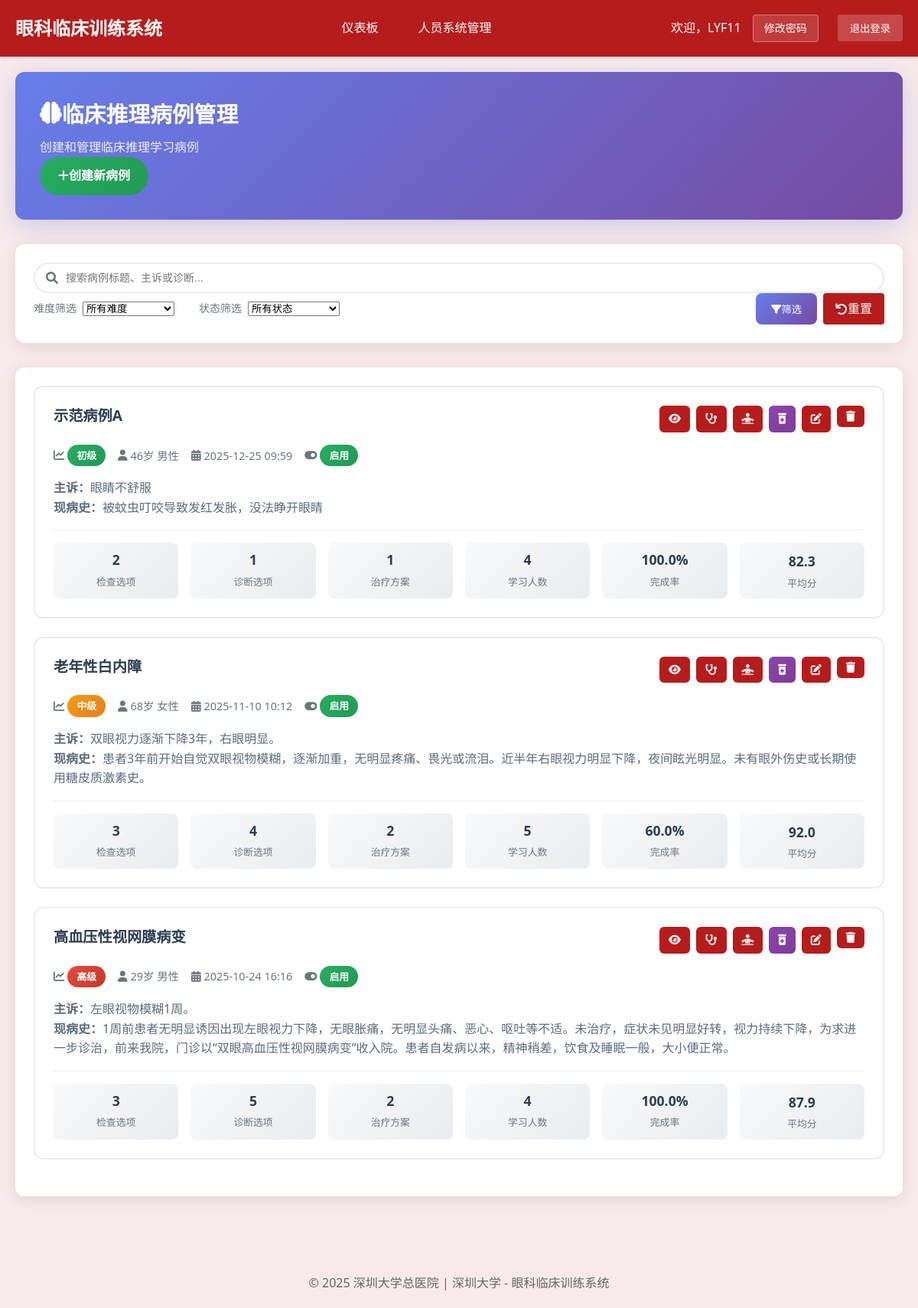
/teacher/clinical-cases/ (signed in), run on the app's committed database.
### cases/models.py (models this page shows, shortened)
class ClinicalCase(models.Model):
    title = models.CharField(max_length=200, verbose_name="案例标题")
    case_id = models.CharField(max_length=50, unique=True, verbose_name="案例编号")
    patient_age = models.IntegerField(verbose_name="患者年龄")
    patient_gender = models.CharField(max_length=10, choices=[('M', '男'), ('F', '女')], verbose_name="患者性别")
    chief_complaint = models.TextField(verbose_name="主诉")
    present_illness = models.TextField(verbose_name="现病史")
    past_history = models.TextField(blank=True, verbose_name="既往史")
    family_history = models.TextField(blank=True, verbose_name="家族史")
    visual_acuity = models.TextField(blank=True, verbose_name="视力", help_text="如：右眼0.3，左眼0.5")
    intraocular_pressure = models.TextField(blank=True, verbose_name="眼压", help_text="如：右眼15mmHg，左眼16mmHg")
    external_eye_exam = models.TextField(blank=True, verbose_name="眼外观检查", help_text="眼睑、眼球位置、运动等")
    pupil_exam = models.TextField(blank=True, verbose_name="瞳孔检查", help_text="瞳孔大小、形状、对光反应等")
    conjunctiva_exam = models.TextField(blank=True, verbose_name="结膜检查", help_text="结膜充血、水肿等")
    cornea_exam = models.TextField(blank=True, verbose_name="角膜检查", help_text="角膜透明度、表面等")
    learning_objectives = models.JSONField(verbose_name="学习目标", help_text="JSON格式存储多个学习目标")
    difficulty_level = models.CharField(
        max_length=20,
        choices=[('beginner', '初级'), ('intermediate', '中级'), ('advanced', '高级')],
        default='intermediate',
        verbose_name="难度等级"
    )
    is_active = models.BooleanField(default=True, verbose_name="是否启用")
    created_by = models.ForeignKey(User, on_delete=models.CASCADE, verbose_name="创建者")
    created_at = models.DateTimeField(auto_now_add=True, verbose_name="创建时间")
    updated_at = models.DateTimeField(auto_now=True, verbose_name="更新时间")
    case_images = models.JSONField(blank=True, null=True, verbose_name="案例图片", help_text="存储图片路径的JSON数组")
    class Meta:
        verbose_name = "临床案例"
        verbose_name_plural = "临床案例"
        ordering = ['-created_at']

### cases/views.py (the view)
# urls.py: path('teacher/clinical-cases/', views.teacher_clinical_case_list, name='teacher_clinical_case_list'),
@login_required
@user_passes_test(is_teacher, login_url='login')
def teacher_clinical_case_list(request):
    cases = ClinicalCase.objects.all().order_by('-created_at')
    search_query = request.GET.get('search', '')
    if search_query:
        cases = cases.filter(
            Q(title__icontains=search_query) |
            Q(chief_complaint__icontains=search_query) |
            Q(present_illness__icontains=search_query)
        )
    difficulty_filter = request.GET.get('difficulty', '')
    if difficulty_filter:
        cases = cases.filter(difficulty_level=difficulty_filter)
    status_filter = request.GET.get('status', '')
    if status_filter == 'active':
        cases = cases.filter(is_active=True)
    elif status_filter == 'inactive':
        cases = cases.filter(is_active=False)
    from django.db.models import Count, Avg
    cases = cases.annotate(
        examination_count=Count('examination_options', distinct=True),
        diagnosis_count=Count('diagnosis_options', distinct=True),
        treatment_count=Count('treatment_options', distinct=True),
        student_sessions_count=Count('studentclinicalsession', distinct=True),
        completed_sessions_count=Count(
            'studentclinicalsession',
            filter=Q(studentclinicalsession__completed_at__isnull=False),
            distinct=True,
        ),
        avg_score=Avg(
            'studentclinicalsession__overall_score',
            filter=Q(studentclinicalsession__overall_score__gt=0),
        ),
    )
    from django.core.paginator import Paginator
    paginator = Paginator(cases, 10)
    page_number = request.GET.get('page')
    page_obj = paginator.get_page(page_number)
    for case in page_obj:
        total_sessions = int(getattr(case, 'student_sessions_count', 0) or 0)
        completed_sessions = int(getattr(case, 'completed_sessions_count', 0) or 0)
        case.completion_rate = round((completed_sessions / total_sessions * 100), 1) if total_sessions > 0 else 0
        case.avg_score = float(getattr(case, 'avg_score', 0) or 0)
    context = {
        'page_obj': page_obj,
        'search_query': search_query,
        'difficulty_filter': difficulty_filter,
        'status_filter': status_filter,
    }
    return render(request, 'teacher/clinical_case_list.html', context)

### cases/views.py (called while the page is built)
def is_teacher(user):
    return user.groups.filter(name='Teachers').exists() or user.is_superuser

### cases/templates/teacher/clinical_case_list.html (shortened to what this page needs)
{% extends "base.html" %}
{% block content %}
<div class="container-fluid">
    <div class="page-header">
        <div class="d-flex justify-content-between align-items-center">
            <div>
                <h1 class="page-title">
                    <i class="fas fa-brain me-3"></i>
                    临床推理病例管理
                </h1>
                <p class="page-subtitle mb-0">创建和管理临床推理学习病例</p>
            </div>
            <div>
                <a href="{% url 'teacher_clinical_case_create' %}" class="btn btn-success-custom">
                    <i class="fas fa-plus me-2"></i>创建新病例
                </a>
            </div>
        </div>
    </div>
    <div class="search-filters">
        <form method="get">
            <div class="row g-3 mb-3">
                <div class="col-12">
                    <div class="search-box">
                        <i class="fas fa-search search-icon"></i>
                        <input type="text" class="form-control" name="search"
                               value="{{ search_query }}" placeholder="搜索病例标题、主诉或诊断...">
                    </div>
                </div>
            </div>
            <div style="display: flex; align-items: center; justify-content: space-between;">
                <div style="display: flex; align-items: center; gap: 2rem;">
                    <div style="display: flex; align-items: center; gap: 0.5rem;">
                        <label style="margin: 0; color: #6c757d; font-size: 0.875rem; white-space: nowrap;">难度筛选</label>
                        <select class="form-select" name="difficulty" style="min-width: 120px; width: auto;">
                            <option value="">所有难度</option>
                        </select>
                    </div>
                    <div style="display: flex; align-items: center; gap: 0.5rem;">
                        <label style="margin: 0; color: #6c757d; font-size: 0.875rem; white-space: nowrap;">状态筛选</label>
                        <select class="form-select" name="status" style="min-width: 120px; width: auto;">
                            <option value="">所有状态</option>
                        </select>
                    </div>
                </div>
                <div style="display: flex; gap: 0.5rem;">
                    <button type="submit" class="btn btn-primary-custom" style="padding: 0.5rem 1rem; min-width: 80px;">
                        <i class="fas fa-filter me-1"></i>筛选
                    </button>
                    <a href="{% url 'teacher_clinical_case_list' %}" class="btn btn-outline-secondary" style="padding: 0.5rem 1rem; min-width: 80px; display: inline-flex; align-items: center; justify-content: center;">
                        <i class="fas fa-undo me-1"></i>重置
                    </a>
                </div>
            </div>
        </form>
    </div>
    <div class="cases-container">
        {% if page_obj %}
            {% for case in page_obj %}
                <div class="case-card">
                    <div class="case-header">
                        <h5 class="case-title">{{ case.title }}</h5>
                        <div class="case-actions">
                            <a href="{% url 'teacher_clinical_case_preview' case.case_id %}"
                               class="btn btn-info btn-sm-custom" title="预览">
                                <i class="fas fa-eye"></i>
                            </a>
                            <a href="{% url 'teacher_examination_options' case.case_id %}"
                               class="btn btn-warning btn-sm-custom" title="管理检查选项">
                                <i class="fas fa-stethoscope"></i>
                            </a>
                            <a href="{% url 'teacher_diagnosis_options' case.case_id %}"
                               class="btn btn-success btn-sm-custom" title="管理诊断选项">
                                <i class="fas fa-diagnoses"></i>
                            </a>
                            <a href="{% url 'teacher_treatment_options' case.case_id %}"
                               class="btn btn-purple btn-sm-custom" title="管理治疗方案">
                                <i class="fas fa-prescription-bottle-alt"></i>
                            </a>
                            <a href="{% url 'teacher_clinical_case_edit' case.case_id %}"
                               class="btn btn-primary btn-sm-custom" title="编辑">
                                <i class="fas fa-edit"></i>
                            </a>
                            <form method="post" action="{% url 'teacher_clinical_case_delete' case.case_id %}" style="display: inline;">
                                <button type="submit"
                                        class="btn btn-danger btn-sm-custom"
                                        title="删除"
                                        onclick="return confirm('确定要删除病例「{{ case.title }}」吗？\n\n这个操作无法撤销！')">
                                    <i class="fas fa-trash"></i>
                                </button>
                            </form>
                        </div>
                    </div>
                    <div class="case-meta">
                        <div class="meta-item">
                            <i class="fas fa-chart-line"></i>
                            <span class="difficulty-badge difficulty-{{ case.difficulty_level }}">
                                {{ case.get_difficulty_level_display }}
                            </span>
                        </div>
                        <div class="meta-item">
                            <i class="fas fa-user"></i>
                            {{ case.patient_age }}岁 {% if case.patient_gender == 'M' %}男性{% else %}女性{% endif %}
                        </div>
                        <div class="meta-item">
                            <i class="fas fa-calendar-alt"></i>
                            {{ case.created_at|date:"Y-m-d H:i" }}
                        </div>
                        <div class="meta-item">
                            <i class="fas fa-toggle-{% if case.is_active %}on{% else %}off{% endif %}"></i>
                            <span class="status-badge status-{% if case.is_active %}active{% else %}inactive{% endif %}">
                                {% if case.is_active %}启用{% else %}禁用{% endif %}
                            </span>
                        </div>
                    </div>
                    <div class="case-content">
                        <p><strong>主诉：</strong>{{ case.chief_complaint|truncatewords:20 }}</p>
                        <p><strong>现病史：</strong>{{ case.present_illness|truncatewords:15 }}</p>
                    </div>
                    <div class="case-stats">
                        <div class="stat-item">
                            <div class="stat-value">{{ case.examination_count }}</div>
                            <div class="stat-label">检查选项</div>
                        </div>
                        <div class="stat-item">
                            <div class="stat-value">{{ case.diagnosis_count }}</div>
                            <div class="stat-label">诊断选项</div>
                        </div>
                        <div class="stat-item">
                            <div class="stat-value">{{ case.treatment_count }}</div>
                            <div class="stat-label">治疗方案</div>
                        </div>
                        <div class="stat-item">
                            <div class="stat-value">{{ case.student_sessions_count }}</div>
                            <div class="stat-label">学习人数</div>
                        </div>
                        <div class="stat-item">
                            <div class="stat-value">{{ case.completion_rate }}%</div>
                            <div class="stat-label">完成率</div>
                        </div>
                        <div class="stat-item">
                            <a class="case-score-link" href="{% url 'teacher_clinical_case_scores' case.case_id %}">
                                <div class="stat-value">
                                    {% if case.student_sessions_count|default:0|add:0 > 0 and case.avg_score|default:0 > 0 %}
                                        {{ case.avg_score|floatformat:1 }}
                                    {% else %}
                                        0
                                    {% endif %}
                                </div>
                                <div class="stat-label">平均分</div>
                            </a>
                        </div>
                    </div>
                </div>
            {% endfor %}
        {% endif %}
    </div>
</div>
{% endblock %}

### cases/templates/base.html (shortened to what this page needs)
{% load static %}
<!DOCTYPE html>
<html lang="zh-cn">
<head>
    <link rel="stylesheet" href="https://cdnjs.cloudflare.com/ajax/libs/font-awesome/6.0.0/css/all.min.css">
</head>
<body>
    <header class="header">
        <div class="nav-container">
            <div class="logo">眼科临床训练系统</div>
            {% if user.is_authenticated %}
            <nav class="nav-links">
                {% if user.groups.all.0.name == 'Teachers' or user.is_superuser %}
                    <a href="{% url 'teacher_dashboard' %}">仪表板</a>
                    <a href="{% url 'system_management' %}">人员系统管理</a>
                {% else %}
                    <a href="{% url 'student_dashboard' %}">我的学习</a>
                    <a href="{% url 'clinical_case_list' %}">临床推理学习</a>
                    <a href="{% url 'student_learning_notes' %}">学习笔记</a>
                {% endif %}
            </nav>
            <div class="user-info">
                <span>欢迎，{{ user.get_full_name|default:user.username }}</span>
                <a href="{% url 'change_password' %}" class="change-password-btn" style="margin-right: 10px;">修改密码</a>
                <form method="post" action="{% url 'logout' %}" style="display: inline;">
                    <button type="submit" class="logout-btn">退出登录</button>
                </form>
            </div>
            {% endif %}
        </div>
    </header>
    <main class="container">
        {% block content %}{% endblock %}
    </main>
    <footer class="footer">
        <p>&copy; 2025 深圳大学总医院 | 深圳大学 - 眼科临床训练系统</p>
    </footer>
</body>
</html>

### cases/templates/base.html (style rules this page uses)
* { margin: 0; padding: 0; box-sizing: border-box; }
body { font-family: 'Segoe UI', Tahoma, Geneva, Verdana, sans-serif; background: #f8eaea; line-height: 1.6; }
.header { background: #b71c1c; color: white; padding: 1rem 0; box-shadow: 0 2px 4px rgba(0,0,0,0.1); }
.nav-container { max-width: 1200px; margin: 0 auto; padding: 0 20px; display: flex; justify-content: space-between; align-items: center; }
.logo { font-size: 1.5rem; font-weight: bold; }
.nav-links { display: flex; gap: 20px; }
.nav-links a { color: white; text-decoration: none; padding: 8px 16px; border-radius: 4px; transition: background 0.3s; }
.user-info { display: flex; align-items: center; gap: 15px; }
.change-password-btn { background: rgba(255,255,255,0.15); color: white; border: 1px solid rgba(255,255,255,0.3); padding: 6px 14px; border-radius: 4px; cursor: pointer; text-decoration: none; font-size: 14px; display: inline-block; }
.logout-btn { background: rgba(255,255,255,0.2); color: white; border: none; padding: 8px 16px; border-radius: 4px; cursor: pointer; text-decoration: none; }
.container { max-width: 1200px; margin: 0 auto; padding: 20px; }
.btn { display: inline-block; padding: 10px 20px; background: #b71c1c; color: white; text-decoration: none; border-radius: 4px; border: none; cursor: pointer; transition: background 0.3s; }
.form-control { width: 100%; padding: 10px 12px; border: 1px solid #ddd; border-radius: 4px; font-size: 14px; }
.footer { text-align: center; color: #666; padding: 40px 0 20px 0; margin-top: 40px; border-top: 1px solid #eee; }
.stat-label { color: #666; font-size: 0.9rem; }

### data on the page
ClinicalCase: title "示范病例A", difficulty_level "初级", patient_age "46", patient_gender "男性", created_at "2025-12-25 09:59", is_active True (drawn), chief_complaint "眼睛不舒服", present_illness "被蚊虫叮咬导致发红发胀，没法睁开眼睛", examination_count "2", diagnosis_count "1", treatment_count "1", student_sessions_count "4", completion_rate "100.0", avg_score "82.3"
ClinicalCase: title "老年性白内障", difficulty_level "中级", patient_age "68", patient_gender "女性", created_at "2025-11-10 10:12", is_active True (drawn), chief_complaint "双眼视力逐渐下降3年，右眼明显。", present_illness "患者3年前开始自觉双眼视物模糊，逐渐加重，无明显疼痛、畏光或流泪。近半年右眼视力明显下降，夜间眩光明显。未有眼外伤史或长期使用糖皮质激素史。", examination_count "3", diagnosis_count "4", treatment_count "2", student_sessions_count "5", completion_rate "60.0", avg_score "92.0"
ClinicalCase: title "高血压性视网膜病变", difficulty_level "高级", patient_age "29", patient_gender "男性", created_at "2025-10-24 16:16", is_active True (drawn), chief_complaint "左眼视物模糊1周。", present_illness "1周前患者无明显诱因出现左眼视力下降，无眼胀痛，无明显头痛、恶心、呕吐等不适。未治疗，症状未见明显好转，视力持续下降，为求进一步诊治，前来我院，门诊以“双眼高血压性视网膜病变”收入院。患者自发病以来，精神稍差，饮食及睡眠一般，大小便正常。", examination_count "3", diagnosis_count "5", treatment_count "2", student_sessions_count "4", completion_rate "100.0", avg_score "87.9"

### other printed values
{{ user.get_full_name|default:user.username }} "LYF11"
